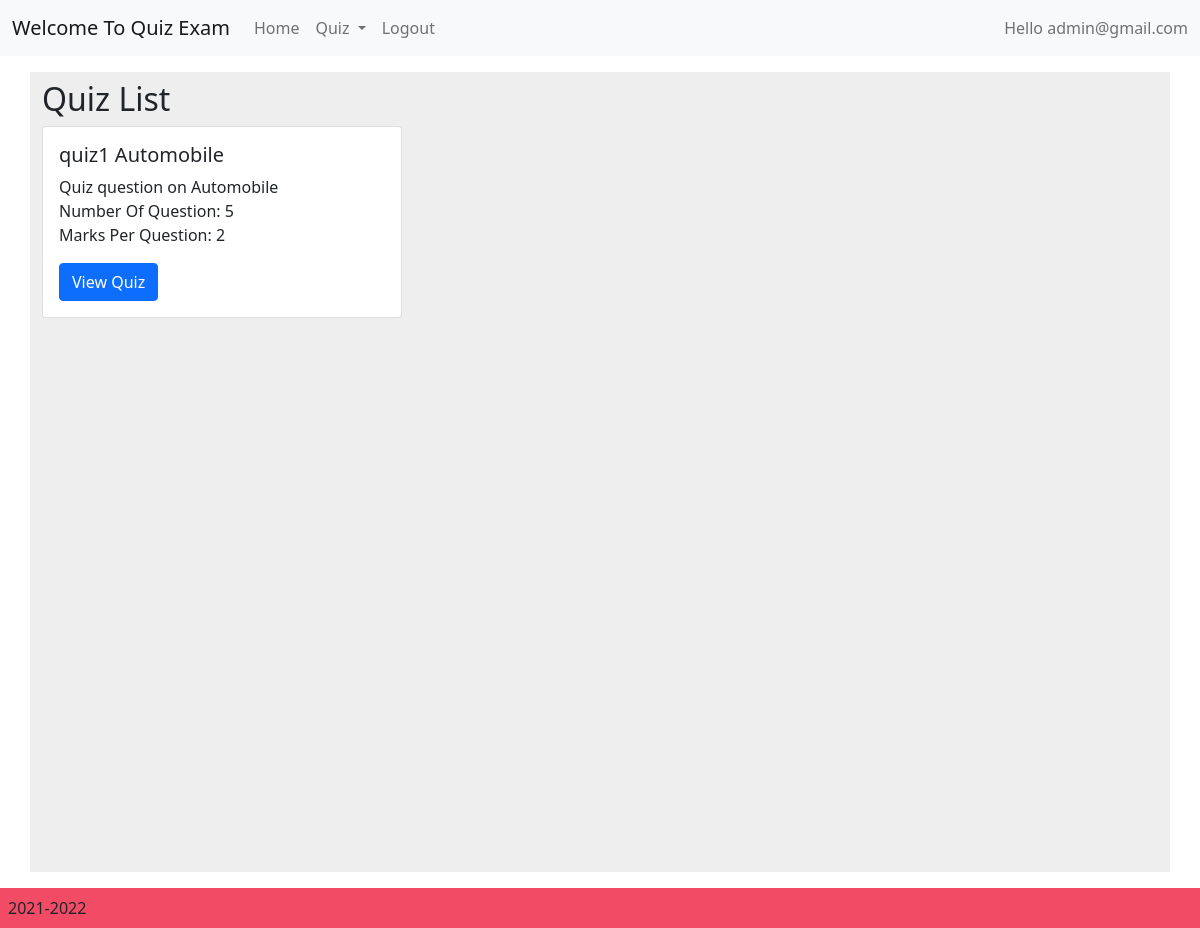
The page /admin/quizlist.php (signed in) on the database its author committed.
### tables this page shows
CREATE TABLE `category` (
  `id` int(11) NOT NULL,
  `title` varchar(255) NOT NULL,
  `description` varchar(500) DEFAULT NULL,
  `totalquestion` int(2) NOT NULL,
  `mpq` int(2) NOT NULL,
  `created` timestamp NOT NULL DEFAULT current_timestamp(),
  `modified` datetime DEFAULT NULL ON UPDATE current_timestamp(),
  `isactive` int(2) NOT NULL DEFAULT 1
);

### admin/adminPhpService/quizList.php (called while the page is built, shortened)
<?php
    include('../phpService/db.php');
    $sql="SELECT * FROM `quizdb`.`category` WHERE `isactive`=1";
    $result=mysqli_query($con,$sql);
?>

### admin/quizlist.php (the view, shortened to what this page needs)
<!DOCTYPE html>
<html lang="en">
<head>
    <link href="https://cdn.jsdelivr.net/npm/bootstrap@5.0.0-beta2/dist/css/bootstrap.min.css" rel="stylesheet">
    <link rel="stylesheet" href="https://cdn.jsdelivr.net/npm/bootstrap-icons@1.3.0/font/bootstrap-icons.css">
    <link rel="stylesheet" type="text/css" href="../css/style.css" />
</head>
<body>
<div class="fluid">
<?php
if($_SESSION["email"]) {
    include('include/header.php');
?>
<main class="container">
            <h2>Quiz List</h2>
            <div class="col-md-2"> <?php
                include('adminPhpService/quizList.php');
            ?></div>
            <div class="col-md-8">
            <div class="row">
            <?php
                while($row=mysqli_fetch_array($result))
                {
            ?>
                    <div class="col-sm-6">
                        <div class="card">
                        <div class="card-body">
                            <h5 class="card-title"><?php echo $row['title'] ?></h5>
                            <p class="card-text"><?php echo $row['description'] ?><br/>
                              Number Of Question: <?php echo $row['totalquestion'] ?><br/>
                              Marks Per Question: <?php echo $row['mpq'] ?> </p>
                            <a href="viewquizdetail.php?id=<?php echo $row['id']; ?>&title=<?php echo $row['title']; ?>" class="btn btn-primary">View Quiz</a>
                        </div>
                        </div>
                    </div>
            <?php
                }
            ?>
                </div>
            </div>
        </main>
        <?php
            }else echo "<h1>Please login first .<a href='../index.php'>Go to Login page</a></h1>";
        ?>
        <?php
            include("include/footer.php");
        ?>
    </div>
</body>
</html>

### css/style.css (style rules this page uses)
* { padding:0px; margin:0px; box-sizing: border-box; }
.container { min-height: 100vh; display: flex; flex-direction: column; }
main { flex: 1; padding: 1rem; margin: 1rem; padding: 0.5rem; background: #eeeeee; }

### rows shown on the page
category: title "quiz1 Automobile", description "Quiz question on Automobile", totalquestion "5", mpq "2"

### other values the page prints
$_SESSION["email"] "admin@gmail.com"
